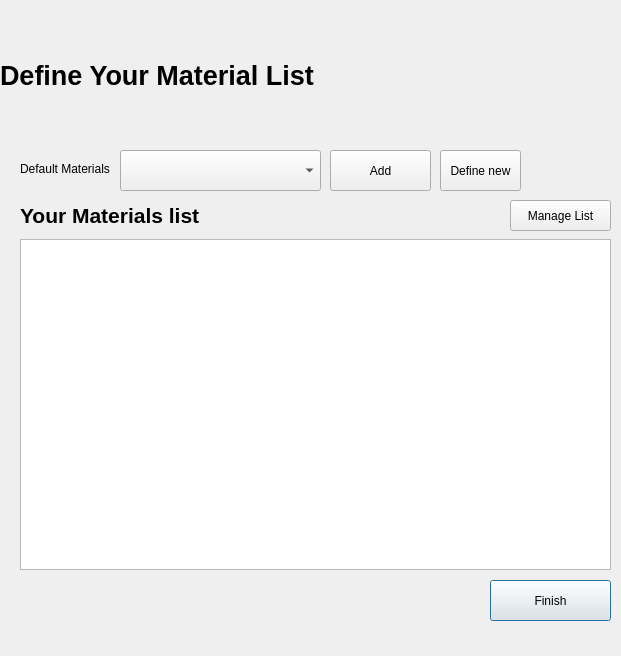
<?xml version="1.0" encoding="UTF-8"?>
<ui version="4.0">
 <class>DockWidget</class>
 <widget class="QDockWidget" name="DockWidget">
  <property name="geometry">
   <rect>
    <x>0</x>
    <y>0</y>
    <width>621</width>
    <height>656</height>
   </rect>
  </property>
  <property name="acceptDrops">
   <bool>false</bool>
  </property>
  <property name="windowTitle">
   <string>Material Definition</string>
  </property>
  <widget class="QWidget" name="dockWidgetContents">
   <widget class="QComboBox" name="SelectFromExistsing">
    <property name="geometry">
     <rect>
      <x>120</x>
      <y>150</y>
      <width>201</width>
      <height>41</height>
     </rect>
    </property>
    <property name="toolTip">
     <string/>
    </property>
    <property name="accessibleDescription">
     <string/>
    </property>
    <property name="autoFillBackground">
     <bool>false</bool>
    </property>
    <property name="currentText">
     <string/>
    </property>
   </widget>
   <widget class="QLabel" name="label_2">
    <property name="enabled">
     <bool>true</bool>
    </property>
    <property name="geometry">
     <rect>
      <x>20</x>
      <y>144</y>
      <width>91</width>
      <height>49</height>
     </rect>
    </property>
    <property name="text">
     <string>Default Materials</string>
    </property>
   </widget>
   <widget class="QPushButton" name="DefineName">
    <property name="geometry">
     <rect>
      <x>440</x>
      <y>150</y>
      <width>81</width>
      <height>41</height>
     </rect>
    </property>
    <property name="text">
     <string>Define new</string>
    </property>
   </widget>
   <widget class="QPushButton" name="AddAccept">
    <property name="geometry">
     <rect>
      <x>330</x>
      <y>150</y>
      <width>101</width>
      <height>41</height>
     </rect>
    </property>
    <property name="autoFillBackground">
     <bool>false</bool>
    </property>
    <property name="text">
     <string>Add</string>
    </property>
   </widget>
   <widget class="QLabel" name="label_3">
    <property name="geometry">
     <rect>
      <x>20</x>
      <y>200</y>
      <width>191</width>
      <height>31</height>
     </rect>
    </property>
    <property name="font">
     <font>
      <pointsize>16</pointsize>
      <bold>true</bold>
     </font>
    </property>
    <property name="text">
     <string>Your Materials list</string>
    </property>
   </widget>
   <widget class="QTableView" name="MaterialsList">
    <property name="geometry">
     <rect>
      <x>20</x>
      <y>239</y>
      <width>591</width>
      <height>331</height>
     </rect>
    </property>
   </widget>
   <widget class="QPushButton" name="Accept">
    <property name="geometry">
     <rect>
      <x>490</x>
      <y>580</y>
      <width>121</width>
      <height>41</height>
     </rect>
    </property>
    <property name="autoFillBackground">
     <bool>false</bool>
    </property>
    <property name="text">
     <string>Finish</string>
    </property>
    <property name="autoDefault">
     <bool>true</bool>
    </property>
    <property name="default">
     <bool>true</bool>
    </property>
   </widget>
   <widget class="QWidget" name="horizontalLayoutWidget">
    <property name="geometry">
     <rect>
      <x>0</x>
      <y>10</y>
      <width>686</width>
      <height>131</height>
     </rect>
    </property>
    <layout class="QHBoxLayout" name="horizontalLayout">
     <property name="spacing">
      <number>20</number>
     </property>
     <item>
      <widget class="QLabel" name="title">
       <property name="font">
        <font>
         <pointsize>20</pointsize>
         <bold>true</bold>
        </font>
       </property>
       <property name="text">
        <string>Define Your Material List</string>
       </property>
      </widget>
     </item>
     <item>
      <widget class="QLabel" name="label">
       <property name="enabled">
        <bool>true</bool>
       </property>
       <property name="autoFillBackground">
        <bool>true</bool>
       </property>
       <property name="frameShape">
        <enum>QFrame::Shape::NoFrame</enum>
       </property>
       <property name="text">
        <string/>
       </property>
       <property name="pixmap">
        <pixmap>../resources/ui/materials.jpg</pixmap>
       </property>
      </widget>
     </item>
    </layout>
   </widget>
   <widget class="QPushButton" name="pushButton">
    <property name="geometry">
     <rect>
      <x>510</x>
      <y>200</y>
      <width>101</width>
      <height>31</height>
     </rect>
    </property>
    <property name="text">
     <string>Manage List</string>
    </property>
   </widget>
  </widget>
 </widget>
 <resources/>
 <connections/>
</ui>
